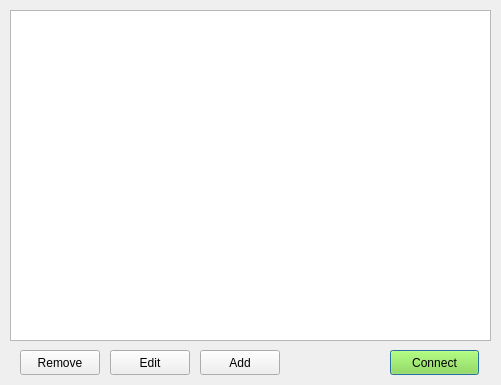
<?xml version="1.0" encoding="UTF-8"?>
<ui version="4.0">
 <class>SavedHostsListDialog</class>
 <widget class="QDialog" name="SavedHostsListDialog">
  <property name="geometry">
   <rect>
    <x>0</x>
    <y>0</y>
    <width>501</width>
    <height>385</height>
   </rect>
  </property>
  <property name="windowTitle">
   <string>Saved hosts</string>
  </property>
  <widget class="QPushButton" name="addButton">
   <property name="geometry">
    <rect>
     <x>200</x>
     <y>350</y>
     <width>80</width>
     <height>25</height>
    </rect>
   </property>
   <property name="text">
    <string>Add</string>
   </property>
  </widget>
  <widget class="QPushButton" name="editButton">
   <property name="geometry">
    <rect>
     <x>110</x>
     <y>350</y>
     <width>80</width>
     <height>25</height>
    </rect>
   </property>
   <property name="text">
    <string>Edit</string>
   </property>
  </widget>
  <widget class="QPushButton" name="removeButton">
   <property name="geometry">
    <rect>
     <x>20</x>
     <y>350</y>
     <width>80</width>
     <height>25</height>
    </rect>
   </property>
   <property name="text">
    <string>Remove</string>
   </property>
  </widget>
  <widget class="QPushButton" name="connectButton">
   <property name="geometry">
    <rect>
     <x>390</x>
     <y>350</y>
     <width>89</width>
     <height>25</height>
    </rect>
   </property>
   <property name="palette">
    <palette>
     <active>
      <colorrole role="WindowText">
       <brush brushstyle="SolidPattern">
        <color alpha="255">
         <red>0</red>
         <green>0</green>
         <blue>0</blue>
        </color>
       </brush>
      </colorrole>
      <colorrole role="Button">
       <brush brushstyle="SolidPattern">
        <color alpha="255">
         <red>138</red>
         <green>226</green>
         <blue>52</blue>
        </color>
       </brush>
      </colorrole>
      <colorrole role="Light">
       <brush brushstyle="SolidPattern">
        <color alpha="255">
         <red>198</red>
         <green>255</green>
         <blue>143</blue>
        </color>
       </brush>
      </colorrole>
      <colorrole role="Midlight">
       <brush brushstyle="SolidPattern">
        <color alpha="255">
         <red>168</red>
         <green>240</green>
         <blue>97</blue>
        </color>
       </brush>
      </colorrole>
      <colorrole role="Dark">
       <brush brushstyle="SolidPattern">
        <color alpha="255">
         <red>69</red>
         <green>113</green>
         <blue>26</blue>
        </color>
       </brush>
      </colorrole>
      <colorrole role="Mid">
       <brush brushstyle="SolidPattern">
        <color alpha="255">
         <red>92</red>
         <green>151</green>
         <blue>34</blue>
        </color>
       </brush>
      </colorrole>
      <colorrole role="Text">
       <brush brushstyle="SolidPattern">
        <color alpha="255">
         <red>0</red>
         <green>0</green>
         <blue>0</blue>
        </color>
       </brush>
      </colorrole>
      <colorrole role="BrightText">
       <brush brushstyle="SolidPattern">
        <color alpha="255">
         <red>255</red>
         <green>255</green>
         <blue>255</blue>
        </color>
       </brush>
      </colorrole>
      <colorrole role="ButtonText">
       <brush brushstyle="SolidPattern">
        <color alpha="255">
         <red>0</red>
         <green>0</green>
         <blue>0</blue>
        </color>
       </brush>
      </colorrole>
      <colorrole role="Base">
       <brush brushstyle="SolidPattern">
        <color alpha="255">
         <red>255</red>
         <green>255</green>
         <blue>255</blue>
        </color>
       </brush>
      </colorrole>
      <colorrole role="Window">
       <brush brushstyle="SolidPattern">
        <color alpha="255">
         <red>138</red>
         <green>226</green>
         <blue>52</blue>
        </color>
       </brush>
      </colorrole>
      <colorrole role="Shadow">
       <brush brushstyle="SolidPattern">
        <color alpha="255">
         <red>0</red>
         <green>0</green>
         <blue>0</blue>
        </color>
       </brush>
      </colorrole>
      <colorrole role="AlternateBase">
       <brush brushstyle="SolidPattern">
        <color alpha="255">
         <red>196</red>
         <green>240</green>
         <blue>153</blue>
        </color>
       </brush>
      </colorrole>
      <colorrole role="ToolTipBase">
       <brush brushstyle="SolidPattern">
        <color alpha="255">
         <red>255</red>
         <green>255</green>
         <blue>220</blue>
        </color>
       </brush>
      </colorrole>
      <colorrole role="ToolTipText">
       <brush brushstyle="SolidPattern">
        <color alpha="255">
         <red>0</red>
         <green>0</green>
         <blue>0</blue>
        </color>
       </brush>
      </colorrole>
      <colorrole role="PlaceholderText">
       <brush brushstyle="SolidPattern">
        <color alpha="128">
         <red>0</red>
         <green>0</green>
         <blue>0</blue>
        </color>
       </brush>
      </colorrole>
     </active>
     <inactive>
      <colorrole role="WindowText">
       <brush brushstyle="SolidPattern">
        <color alpha="255">
         <red>0</red>
         <green>0</green>
         <blue>0</blue>
        </color>
       </brush>
      </colorrole>
      <colorrole role="Button">
       <brush brushstyle="SolidPattern">
        <color alpha="255">
         <red>138</red>
         <green>226</green>
         <blue>52</blue>
        </color>
       </brush>
      </colorrole>
      <colorrole role="Light">
       <brush brushstyle="SolidPattern">
        <color alpha="255">
         <red>198</red>
         <green>255</green>
         <blue>143</blue>
        </color>
       </brush>
      </colorrole>
      <colorrole role="Midlight">
       <brush brushstyle="SolidPattern">
        <color alpha="255">
         <red>168</red>
         <green>240</green>
         <blue>97</blue>
        </color>
       </brush>
      </colorrole>
      <colorrole role="Dark">
       <brush brushstyle="SolidPattern">
        <color alpha="255">
         <red>69</red>
         <green>113</green>
         <blue>26</blue>
        </color>
       </brush>
      </colorrole>
      <colorrole role="Mid">
       <brush brushstyle="SolidPattern">
        <color alpha="255">
         <red>92</red>
         <green>151</green>
         <blue>34</blue>
        </color>
       </brush>
      </colorrole>
      <colorrole role="Text">
       <brush brushstyle="SolidPattern">
        <color alpha="255">
         <red>0</red>
         <green>0</green>
         <blue>0</blue>
        </color>
       </brush>
      </colorrole>
      <colorrole role="BrightText">
       <brush brushstyle="SolidPattern">
        <color alpha="255">
         <red>255</red>
         <green>255</green>
         <blue>255</blue>
        </color>
       </brush>
      </colorrole>
      <colorrole role="ButtonText">
       <brush brushstyle="SolidPattern">
        <color alpha="255">
         <red>0</red>
         <green>0</green>
         <blue>0</blue>
        </color>
       </brush>
      </colorrole>
      <colorrole role="Base">
       <brush brushstyle="SolidPattern">
        <color alpha="255">
         <red>255</red>
         <green>255</green>
         <blue>255</blue>
        </color>
       </brush>
      </colorrole>
      <colorrole role="Window">
       <brush brushstyle="SolidPattern">
        <color alpha="255">
         <red>138</red>
         <green>226</green>
         <blue>52</blue>
        </color>
       </brush>
      </colorrole>
      <colorrole role="Shadow">
       <brush brushstyle="SolidPattern">
        <color alpha="255">
         <red>0</red>
         <green>0</green>
         <blue>0</blue>
        </color>
       </brush>
      </colorrole>
      <colorrole role="AlternateBase">
       <brush brushstyle="SolidPattern">
        <color alpha="255">
         <red>196</red>
         <green>240</green>
         <blue>153</blue>
        </color>
       </brush>
      </colorrole>
      <colorrole role="ToolTipBase">
       <brush brushstyle="SolidPattern">
        <color alpha="255">
         <red>255</red>
         <green>255</green>
         <blue>220</blue>
        </color>
       </brush>
      </colorrole>
      <colorrole role="ToolTipText">
       <brush brushstyle="SolidPattern">
        <color alpha="255">
         <red>0</red>
         <green>0</green>
         <blue>0</blue>
        </color>
       </brush>
      </colorrole>
      <colorrole role="PlaceholderText">
       <brush brushstyle="SolidPattern">
        <color alpha="128">
         <red>0</red>
         <green>0</green>
         <blue>0</blue>
        </color>
       </brush>
      </colorrole>
     </inactive>
     <disabled>
      <colorrole role="WindowText">
       <brush brushstyle="SolidPattern">
        <color alpha="255">
         <red>69</red>
         <green>113</green>
         <blue>26</blue>
        </color>
       </brush>
      </colorrole>
      <colorrole role="Button">
       <brush brushstyle="SolidPattern">
        <color alpha="255">
         <red>138</red>
         <green>226</green>
         <blue>52</blue>
        </color>
       </brush>
      </colorrole>
      <colorrole role="Light">
       <brush brushstyle="SolidPattern">
        <color alpha="255">
         <red>198</red>
         <green>255</green>
         <blue>143</blue>
        </color>
       </brush>
      </colorrole>
      <colorrole role="Midlight">
       <brush brushstyle="SolidPattern">
        <color alpha="255">
         <red>168</red>
         <green>240</green>
         <blue>97</blue>
        </color>
       </brush>
      </colorrole>
      <colorrole role="Dark">
       <brush brushstyle="SolidPattern">
        <color alpha="255">
         <red>69</red>
         <green>113</green>
         <blue>26</blue>
        </color>
       </brush>
      </colorrole>
      <colorrole role="Mid">
       <brush brushstyle="SolidPattern">
        <color alpha="255">
         <red>92</red>
         <green>151</green>
         <blue>34</blue>
        </color>
       </brush>
      </colorrole>
      <colorrole role="Text">
       <brush brushstyle="SolidPattern">
        <color alpha="255">
         <red>69</red>
         <green>113</green>
         <blue>26</blue>
        </color>
       </brush>
      </colorrole>
      <colorrole role="BrightText">
       <brush brushstyle="SolidPattern">
        <color alpha="255">
         <red>255</red>
         <green>255</green>
         <blue>255</blue>
        </color>
       </brush>
      </colorrole>
      <colorrole role="ButtonText">
       <brush brushstyle="SolidPattern">
        <color alpha="255">
         <red>69</red>
         <green>113</green>
         <blue>26</blue>
        </color>
       </brush>
      </colorrole>
      <colorrole role="Base">
       <brush brushstyle="SolidPattern">
        <color alpha="255">
         <red>138</red>
         <green>226</green>
         <blue>52</blue>
        </color>
       </brush>
      </colorrole>
      <colorrole role="Window">
       <brush brushstyle="SolidPattern">
        <color alpha="255">
         <red>138</red>
         <green>226</green>
         <blue>52</blue>
        </color>
       </brush>
      </colorrole>
      <colorrole role="Shadow">
       <brush brushstyle="SolidPattern">
        <color alpha="255">
         <red>0</red>
         <green>0</green>
         <blue>0</blue>
        </color>
       </brush>
      </colorrole>
      <colorrole role="AlternateBase">
       <brush brushstyle="SolidPattern">
        <color alpha="255">
         <red>138</red>
         <green>226</green>
         <blue>52</blue>
        </color>
       </brush>
      </colorrole>
      <colorrole role="ToolTipBase">
       <brush brushstyle="SolidPattern">
        <color alpha="255">
         <red>255</red>
         <green>255</green>
         <blue>220</blue>
        </color>
       </brush>
      </colorrole>
      <colorrole role="ToolTipText">
       <brush brushstyle="SolidPattern">
        <color alpha="255">
         <red>0</red>
         <green>0</green>
         <blue>0</blue>
        </color>
       </brush>
      </colorrole>
      <colorrole role="PlaceholderText">
       <brush brushstyle="SolidPattern">
        <color alpha="128">
         <red>0</red>
         <green>0</green>
         <blue>0</blue>
        </color>
       </brush>
      </colorrole>
     </disabled>
    </palette>
   </property>
   <property name="text">
    <string>Connect</string>
   </property>
   <property name="default">
    <bool>true</bool>
   </property>
   <property name="flat">
    <bool>false</bool>
   </property>
  </widget>
  <widget class="QTableWidget" name="savedHostsList">
   <property name="geometry">
    <rect>
     <x>10</x>
     <y>10</y>
     <width>481</width>
     <height>331</height>
    </rect>
   </property>
  </widget>
 </widget>
 <resources/>
 <connections/>
</ui>
